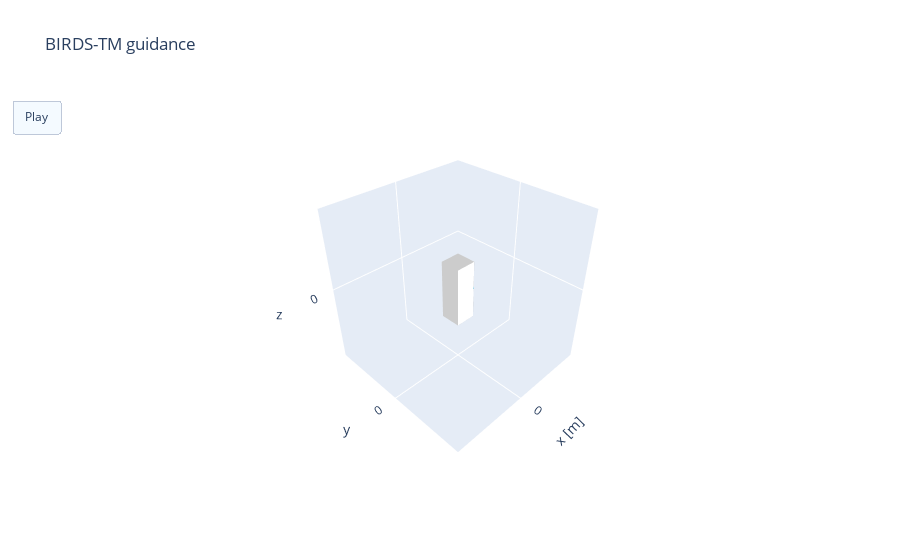

Notebook cell for this chart:
### Code cell
import numpy as np
import plotly.graph_objs as go
from scipy.spatial.transform import Rotation as R

def create_cube(size, quaternion):
    """Creates a rotated cube using a quaternion."""
    half = size / 2.0
    vertices = np.array([  # Cube vertices
        [-half, -half, -half-size], [half, -half, -half-size], [half, half, -half-size], [-half, half, -half-size],
        [-half, -half, half+size], [half, -half, half+size], [half, half, half+size], [-half, half, half+size]
    ])
 
    # Apply rotation using quaternion
    r = R.from_quat(quaternion)
    rotated_vertices = r.apply(vertices)

    # Cube faces (each face as a set of 4 vertices)
    faces = [
        [0, 1, 2, 3], [4, 5, 6, 7], [0, 1, 5, 4],
        [2, 3, 7, 6], [0, 3, 7, 4], [1, 2, 6, 5]
    ]

    # Define mesh faces for the cube
    i_faces = [face[0] for face in faces]
    j_faces = [face[1] for face in faces]
    k_faces = [face[2] for face in faces]
    i_faces += [face[0] for face in faces]
    j_faces += [face[2] for face in faces]
    k_faces += [face[3] for face in faces]

    # Mesh3d for the cube (white cube)
    cube = go.Mesh3d(
        x=rotated_vertices[:, 0], y=rotated_vertices[:, 1], z=rotated_vertices[:, 2],
        i=i_faces, j=j_faces, k=k_faces, opacity=1.0, color='white'
    )

    # Create "eyes" (small blue circles) on the cube's faces
    eye_radius = 0.1*0.2
    eye_positions = [
        [half,0.13*0.2,0], [half,-0.13*0.2,0]
    ]

    # Apply rotation to eye positions
    rotated_eye_positions = r.apply(eye_positions)

    eye_spheres = []
    for pos in rotated_eye_positions:
        u, v = np.mgrid[0:2*np.pi:10j, 0:np.pi:5j]
        x_eye = eye_radius * np.cos(u) * np.sin(v) + pos[0]
        y_eye = eye_radius * np.sin(u) * np.sin(v) + pos[1]
        z_eye = eye_radius * np.cos(v) + pos[2]
        
        # Crear una matriz de color uniforme (por ejemplo, azul con un solo valor)
        color_value = np.full_like(x_eye, 0.5)  # 0.5 es un tono de azul en la escala

        eye_spheres.append(go.Surface(
            x=x_eye, y=y_eye, z=z_eye, surfacecolor=color_value, 
            colorscale=[[0, 'deepskyblue'], [1, 'deepskyblue']], opacity=1.0, showscale=False
        ))

    return cube, eye_spheres

def create_spheres(spheres):
    """Creates spheres as surfaces."""
    sphere_traces = []
    for sphere in spheres:
        h, rc = sphere['h'], sphere['rc']
        u, v = np.mgrid[0:2*np.pi:16j, 0:np.pi:8j]
        x_sphere = rc * np.cos(u) * np.sin(v) + h[0]
        y_sphere = rc * np.sin(u) * np.sin(v) + h[1]
        z_sphere = rc * np.cos(v) + h[2]
        sphere_traces.append(go.Surface(
            x=x_sphere, y=y_sphere, z=z_sphere, colorscale='Reds', opacity=0.3, showscale=False
        ))
    return sphere_traces

def plot_3d_trajectory_with_cube(nx_value):
    quaternions = nx_value[0:4, :]


    # Set axis limits with uniform scaling
    padding = 0.5

    # Initial cube (white with blue eyes)
    cube, eye_spheres = create_cube(0.1, quaternions[:, 0])

    # Animation frames
    print(quaternions.shape[1])
    frames = [
        go.Frame(data=[
            create_cube(0.1, quaternions[:, k])[0],
        ] + create_cube(0.1, quaternions[:, k])[1])
        for k in range(quaternions.shape[1])
    ]

    layout = go.Layout(
        title='BIRDS-TM guidance',
        scene=dict(
            xaxis=dict(title='x [m]', range=[-0.4, 0.4]),
            yaxis=dict(title='y', range=[-0.4, 0.4]),
            zaxis=dict(title='z', range=[-0.4, 0.4]),

            aspectmode='cube',  # Ensures correct proportions
            camera=dict(eye=dict(x=1.5, y=1.5, z=1.5))  # Adjust camera view for better visibility
        ),
        updatemenus=[dict(type='buttons', buttons=[dict(label='Play', method='animate',
                                                       args=[None, dict(frame=dict(duration=50, redraw=True),
                                                                        fromcurrent=True)])])])

    fig = go.Figure(data=[cube] + eye_spheres, layout=layout, frames=frames)
    fig.show()

plot_3d_trajectory_with_cube(x_global)

### Figure 1 — Plotly figure (JSON) as saved in the notebook; plotly's stock layout.template omitted (floating-point values rounded to 4 significant figures)
{"data": [{"color": "white", "i": [0, 4, 0, 2, 0, 1, 0, 4, 0, 2, 0, 1], "j": [1, 5, 1, 3, 3, 2, 2, 6, 5, 7, 7, 6], "k": [2, 6, 5, 7, 7, 6, 3, 7, 4, 6, 4, 5], "opacity": 1, "type": "mesh3d", "x": [0.05, -0.05, -0.05, 0.05, 0.05, -0.05, -0.05, 0.05], "y": [-0.05, -0.05, 0.05, 0.05, -0.05, -0.05, 0.05, 0.05], "z": [0.15, 0.15, 0.15, 0.15, -0.15, -0.15, -0.15, -0.15]}, {"colorscale": [[0, "deepskyblue"], [1, "deepskyblue"]], "opacity": 1, "showscale": false, "surfacecolor": [[0.5, 0.5, 0.5, 0.5, 0.5], [0.5, 0.5, 0.5, 0.5, 0.5], [0.5, 0.5, 0.5, 0.5, 0.5], [0.5, 0.5, 0.5, 0.5, 0.5], [0.5, 0.5, 0.5, 0.5, 0.5], [0.5, 0.5, 0.5, 0.5, 0.5], [0.5, 0.5, 0.5, 0.5, 0.5], [0.5, 0.5, 0.5, 0.5, 0.5], [0.5, 0.5, 0.5, 0.5, 0.5], [0.5, 0.5, 0.5, 0.5, 0.5]], "type": "surface", "x": [[-0.05, -0.03586, -0.03, -0.03586, -0.05], [-0.05, -0.03917, -0.03468, -0.03917, -0.05], [-0.05, -0.04754, -0.04653, -0.04754, -0.05], [-0.05, -0.05707, -0.06, -0.05707, -0.05], [-0.05, -0.06329, -0.06879, -0.06329, -0.05], [-0.05, -0.06329, -0.06879, -0.06329, -0.05], [-0.05, -0.05707, -0.06, -0.05707, -0.05], [-0.05, -0.04754, -0.04653, -0.04754, -0.05], [-0.05, -0.03917, -0.03468, -0.03917, -0.05], [-0.05, -0.03586, -0.03, -0.03586, -0.05]], "y": [[0.026, 0.026, 0.026, 0.026, 0.026], [0.026, 0.03509, 0.03886, 0.03509, 0.026], [0.026, 0.03993, 0.0457, 0.03993, 0.026], [0.026, 0.03825, 0.04332, 0.03825, 0.026], [0.026, 0.03084, 0.03284, 0.03084, 0.026], [0.026, 0.02116, 0.01916, 0.02116, 0.026], [0.026, 0.01375, 0.008679, 0.01375, 0.026], [0.026, 0.01207, 0.006304, 0.01207, 0.026], [0.026, 0.01691, 0.01314, 0.01691, 0.026], [0.026, 0.026, 0.026, 0.026, 0.026]], "z": [[0.02, 0.01414, 3.685e-13, -0.01414, -0.02], [0.02, 0.01414, 3.685e-13, -0.01414, -0.02], [0.02, 0.01414, 3.685e-13, -0.01414, -0.02], [0.02, 0.01414, 3.685e-13, -0.01414, -0.02], [0.02, 0.01414, 3.685e-13, -0.01414, -0.02], [0.02, 0.01414, 3.685e-13, -0.01414, -0.02], [0.02, 0.01414, 3.685e-13, -0.01414, -0.02], [0.02, 0.01414, 3.685e-13, -0.01414, -0.02], [0.02, 0.01414, 3.685e-13, -0.01414, -0.02], [0.02, 0.01414, 3.685e-13, -0.01414, -0.02]]}, {"colorscale": [[0, "deepskyblue"], [1, "deepskyblue"]], "opacity": 1, "showscale": false, "surfacecolor": [[0.5, 0.5, 0.5, 0.5, 0.5], [0.5, 0.5, 0.5, 0.5, 0.5], [0.5, 0.5, 0.5, 0.5, 0.5], [0.5, 0.5, 0.5, 0.5, 0.5], [0.5, 0.5, 0.5, 0.5, 0.5], [0.5, 0.5, 0.5, 0.5, 0.5], [0.5, 0.5, 0.5, 0.5, 0.5], [0.5, 0.5, 0.5, 0.5, 0.5], [0.5, 0.5, 0.5, 0.5, 0.5], [0.5, 0.5, 0.5, 0.5, 0.5]], "type": "surface", "x": [[-0.05, -0.03586, -0.03, -0.03586, -0.05], [-0.05, -0.03917, -0.03468, -0.03917, -0.05], [-0.05, -0.04754, -0.04653, -0.04754, -0.05], [-0.05, -0.05707, -0.06, -0.05707, -0.05], [-0.05, -0.06329, -0.06879, -0.06329, -0.05], [-0.05, -0.06329, -0.06879, -0.06329, -0.05], [-0.05, -0.05707, -0.06, -0.05707, -0.05], [-0.05, -0.04754, -0.04653, -0.04754, -0.05], [-0.05, -0.03917, -0.03468, -0.03917, -0.05], [-0.05, -0.03586, -0.03, -0.03586, -0.05]], "y": [[-0.026, -0.026, -0.026, -0.026, -0.026], [-0.026, -0.01691, -0.01314, -0.01691, -0.026], [-0.026, -0.01207, -0.006304, -0.01207, -0.026], [-0.026, -0.01375, -0.008679, -0.01375, -0.026], [-0.026, -0.02116, -0.01916, -0.02116, -0.026], [-0.026, -0.03084, -0.03284, -0.03084, -0.026], [-0.026, -0.03825, -0.04332, -0.03825, -0.026], [-0.026, -0.03993, -0.0457, -0.03993, -0.026], [-0.026, -0.03509, -0.03886, -0.03509, -0.026], [-0.026, -0.026, -0.026, -0.026, -0.026]], "z": [[0.02, 0.01414, 3.685e-13, -0.01414, -0.02], [0.02, 0.01414, 3.685e-13, -0.01414, -0.02], [0.02, 0.01414, 3.685e-13, -0.01414, -0.02], [0.02, 0.01414, 3.685e-13, -0.01414, -0.02], [0.02, 0.01414, 3.685e-13, -0.01414, -0.02], [0.02, 0.01414, 3.685e-13, -0.01414, -0.02], [0.02, 0.01414, 3.685e-13, -0.01414, -0.02], [0.02, 0.01414, 3.685e-13, -0.01414, -0.02], [0.02, 0.01414, 3.685e-13, -0.01414, -0.02], [0.02, 0.01414, 3.685e-13, -0.01414, -0.02]]}], "layout": {"scene": {"aspectmode": "cube", "camera": {"eye": {"x": 1.5, "y": 1.5, "z": 1.5}}, "xaxis": {"range": [-0.4, 0.4], "title": {"text": "x [m]"}}, "yaxis": {"range": [-0.4, 0.4], "title": {"text": "y"}}, "zaxis": {"range": [-0.4, 0.4], "title": {"text": "z"}}}, "title": {"text": "BIRDS-TM guidance"}, "updatemenus": [{"buttons": [{"args": [null, {"frame": {"duration": 50, "redraw": true}, "fromcurrent": true}], "label": "Play", "method": "animate"}], "type": "buttons"}]}}
